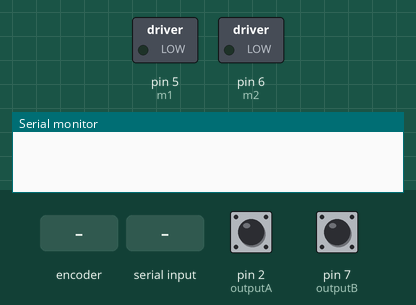
Recording of a sketch running on a simulated Arduino Uno, built with avr-gcc and run on an emulated ATmega328P. On the bench: switched loads named in the sketch (green lamp = pin HIGH), the last lines printed to the serial monitor. The inputs (shaded band) are chosen by the test bench; at power-on: pin 2 (outputA) HIGH, pin 7 (outputB) HIGH.

Above: at 1.2 s.
1.3 s: rotary encoder on pin 2 (outputA) / pin 7 (outputB) turned 1 step (first pin leading)
At 2.6 s:
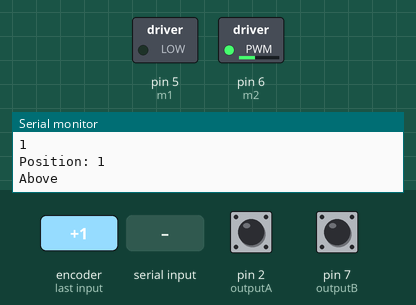
3.0 s: "90,45\n" received over Serial
Timing chart, 0 to 6.0 s (numbered marks = the images above; inputs shaded):
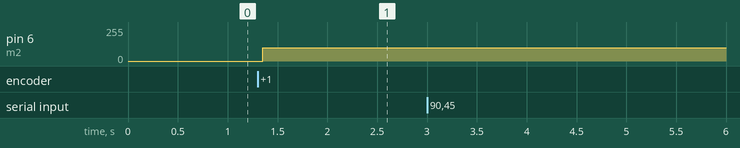

Measured:
- after the input at 1.3 s, pin 6 (m2): 0/255 → 100/255 after 0.05 s

The sketch:

Motor_CHF-GW12T-N20VA_Encoder_ABHL_DC_3V6V12V_Micro_Gear_Mot.ino
```cpp
/*     Arduino Rotary Encoder Tutorial
 *
 *  by Dejan Nedelkovski, www.HowToMechatronics.com
 *
 */

 #define outputA 2
 #define outputB 7

 #define m1 5
 #define m2 6
 volatile int counter = 0;
 volatile int aState;
 volatile int aLastState;
 volatile int dest=50;
 String readString;

 void setup() {
   pinMode(outputA, INPUT); //set as input
   digitalWrite(outputA, HIGH);//enable internal pullup resistor
   attachInterrupt(digitalPinToInterrupt(outputA), interruptName, RISING);//Interrupt initialization
   pinMode (outputB,INPUT);
   pinMode (m1,OUTPUT);
   pinMode (m2,OUTPUT);

   Serial.begin (9600);
   // Reads the initial state of the outputA
   aLastState = digitalRead(outputA);
 }


void interruptName(){
  Serial.println("Int");
  aState = digitalRead(outputA); // Reads the "current" state of the outputA
   // If the previous and the current state of the outputA are different, that means a Pulse has occured

   Serial.println(aState);
   Serial.println(aLastState);
   //if (aState == aLastState)
   {
     // If the outputB state is different to the outputA state, that means the encoder is rotating clockwise
     if (digitalRead(outputB) != aState) {
       counter ++;
     } else {
       counter --;
     }
     Serial.print("Position: ");
     Serial.println(counter);
   }
   aLastState = aState; // Updates the previous state of the outputA with the current state

   if (counter>dest+1){
     analogWrite(m1, 100);
     analogWrite(m2, 0);
     Serial.println("Below");
   }
   else if ((counter<dest-1)){
     analogWrite(m1, 0);
     analogWrite(m2, 100);
     Serial.println("Above");
   }
   else
   {
     analogWrite(m1, 0);
     analogWrite(m2, 0);
     Serial.println("Reached");
   }
}


 void loop() {
  while (Serial.available()) {
    char c = Serial.read();  //gets one byte from serial buffer
    readString += c; //makes the string readString
    delay(2);  //slow looping to allow buffer to fill with next character
  }
  if (readString.length() >0) {
    int dest = readString.toInt();
    Serial.print("======================================New Dest Value:");
    Serial.println(dest);
    readString="";
  }
 }
```
